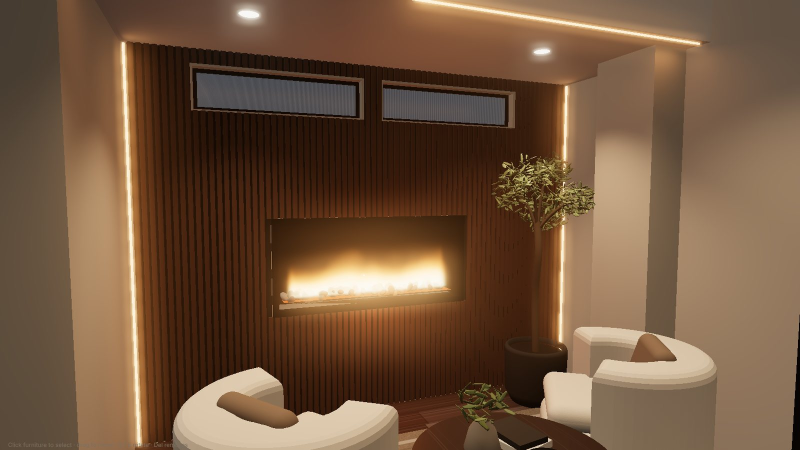
#> input picture home-cinema/presentation/renders/fire-original.jpg, 1600 x 900 px, given in place of arch-fireEl-A-evening.jpg, which was not available (shown at 1/2 size)
$ python prep.py ../../renders ../../renders/fire-band.jpg
#> lines starting #> are read from the running program, lines starting #| are printed output that depends on the picture
"""Prepares the review's images from the raw renders.

Usage: python3 prep.py <renders dir> <work dir>

- plans: anything light connected to the border becomes exactly the paper colour (drops soft shadows past the walls)
- details: close-ups cut from the full-size renders (slats, slab, seating, TV wall before/after)
- <work>/print: full resolution, re-encoded; <work>/screen: long side 1600 px for the lighter edition
"""
import glob
import os
import shutil
import sys

from PIL import Image, ImageDraw

SRC, WORK = sys.argv[1], sys.argv[2]
PAPER = (243, 239, 232)  # the page colour in review.css (--paper)
STAGE = os.path.join(WORK, 'stage')
os.makedirs(STAGE, exist_ok=True)

# 1. plans on paper
for f in sorted(glob.glob(os.path.join(SRC, 'plan-*.png'))):
    im = Image.open(f).convert('RGB')
    w, h = im.size
    for xy in [(0, 0), (w - 1, 0), (0, h - 1), (w - 1, h - 1), (w // 2, 0), (w // 2, h - 1), (0, h // 2), (w - 1, h // 2)]:
        ImageDraw.floodfill(im, xy, PAPER, thresh=120)
    im.save(os.path.join(STAGE, os.path.basename(f)))

# 2. renders as they are
for f in sorted(glob.glob(os.path.join(SRC, '*.jpg'))):
    shutil.copy(f, STAGE)

# 3. detail close-ups: (source render, crop box in its pixels, output size)
DETAILS = {
    'detail-slats': ('arch-fireEl-A-evening.jpg', (1380, 120, 2180, 720), (1200, 900)),
    'detail-slab': ('arch-fireEl-A-evening.jpg', (760, 470, 1560, 1070), (1200, 900)),
    'detail-seat': ('cinema-edit-fire-fireside.jpg', (1000, 620, 1960, 1340), (1200, 900)),
    'detail-tv-before': ('arch-tvEl-before-game.jpg', (420, 0, 1300, 560), (1320, 840)),
    'detail-tv-after': ('arch-tvEl-after-game.jpg', (420, 0, 1300, 560), (1320, 840)),
}
for name, (src, box, size) in DETAILS.items():
    im = Image.open(os.path.join(SRC, src)).convert('RGB').crop(box).resize(size, Image.LANCZOS)
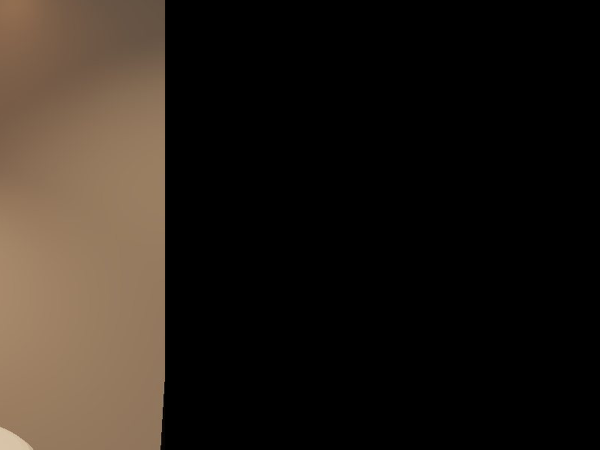
#> im: PIL image 1200x900 RGB (shown at 1/2 size); mean R, G, B 39.2, 31.7, 24.7
#> pass 3 of the loop `for name, (src, box, size) in DETAILS.items():`:
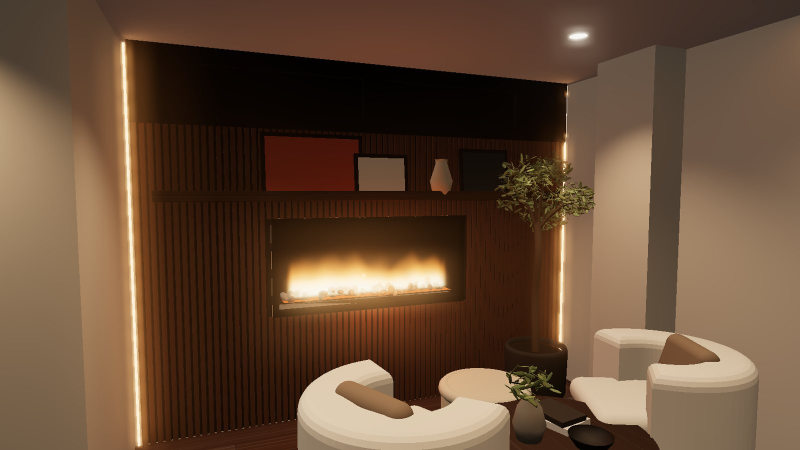
#> input picture home-cinema/presentation/renders/fire-band.jpg, 1600 x 900 px, given in place of cinema-edit-fire-fireside.jpg, which was not available (shown at 1/2 size)
#> `im = Image.open(os.path.join(SRC, src)).convert('RGB').crop(box).resiz..`:
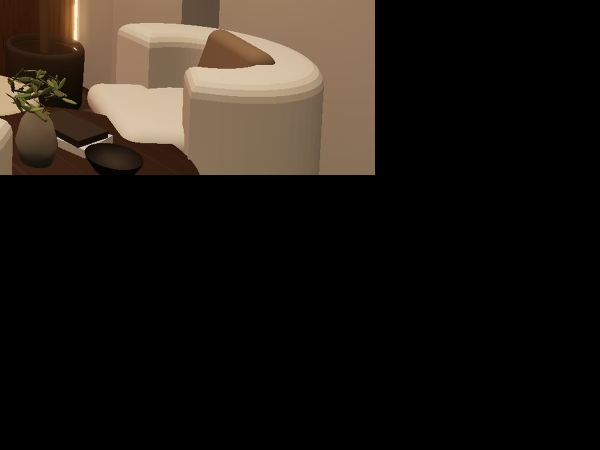
#> im: PIL image 1200x900 RGB (shown at 1/2 size); mean R, G, B 31.6, 25.8, 20
#> (the run stopped early here; a loop or call above may not have finished)
